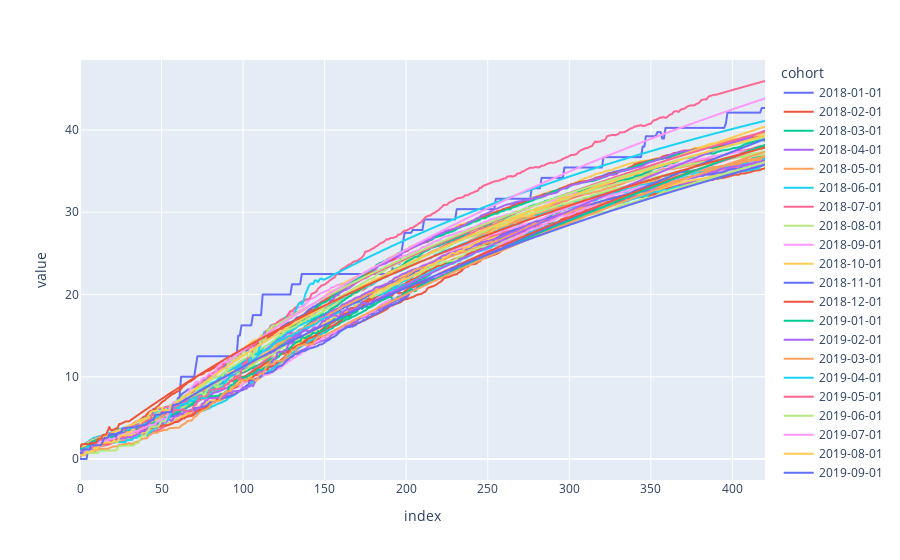

Notebook code for this chart:
### Code cell
fig_pred = px.line(data_frame=df_RR)
fig_pred.show()
#fig_pred.write_html("OnetimeToOnetime_RepurchaseSecondToThird_Predicted.html")

### Figure 1 — Plotly figure (JSON) as saved in the notebook; plotly's stock layout.template omitted (floating-point values rounded to 4 significant figures; data arrays with more than 128 entries replaced by an {"elided": "..."} marker saying what was removed)
{"data": [{"hovertemplate": "cohort=2018-01-01<br>index=%{x}<br>value=%{y}<extra></extra>", "legendgroup": "2018-01-01", "line": {"color": "#636efa", "dash": "solid"}, "marker": {"symbol": "circle"}, "mode": "lines", "name": "2018-01-01", "showlegend": true, "type": "scattergl", "x": {"elided": "421 int values"}, "xaxis": "x", "y": {"elided": "421 float values"}, "yaxis": "y"}, {"hovertemplate": "cohort=2018-02-01<br>index=%{x}<br>value=%{y}<extra></extra>", "legendgroup": "2018-02-01", "line": {"color": "#EF553B", "dash": "solid"}, "marker": {"symbol": "circle"}, "mode": "lines", "name": "2018-02-01", "showlegend": true, "type": "scattergl", "x": {"elided": "421 int values"}, "xaxis": "x", "y": {"elided": "421 float values"}, "yaxis": "y"}, {"hovertemplate": "cohort=2018-03-01<br>index=%{x}<br>value=%{y}<extra></extra>", "legendgroup": "2018-03-01", "line": {"color": "#00cc96", "dash": "solid"}, "marker": {"symbol": "circle"}, "mode": "lines", "name": "2018-03-01", "showlegend": true, "type": "scattergl", "x": {"elided": "421 int values"}, "xaxis": "x", "y": {"elided": "421 float values"}, "yaxis": "y"}, {"hovertemplate": "cohort=2018-04-01<br>index=%{x}<br>value=%{y}<extra></extra>", "legendgroup": "2018-04-01", "line": {"color": "#ab63fa", "dash": "solid"}, "marker": {"symbol": "circle"}, "mode": "lines", "name": "2018-04-01", "showlegend": true, "type": "scattergl", "x": {"elided": "421 int values"}, "xaxis": "x", "y": {"elided": "421 float values"}, "yaxis": "y"}, {"hovertemplate": "cohort=2018-05-01<br>index=%{x}<br>value=%{y}<extra></extra>", "legendgroup": "2018-05-01", "line": {"color": "#FFA15A", "dash": "solid"}, "marker": {"symbol": "circle"}, "mode": "lines", "name": "2018-05-01", "showlegend": true, "type": "scattergl", "x": {"elided": "421 int values"}, "xaxis": "x", "y": {"elided": "421 float values"}, "yaxis": "y"}, {"hovertemplate": "cohort=2018-06-01<br>index=%{x}<br>value=%{y}<extra></extra>", "legendgroup": "2018-06-01", "line": {"color": "#19d3f3", "dash": "solid"}, "marker": {"symbol": "circle"}, "mode": "lines", "name": "2018-06-01", "showlegend": true, "type": "scattergl", "x": {"elided": "421 int values"}, "xaxis": "x", "y": {"elided": "421 float values"}, "yaxis": "y"}, {"hovertemplate": "cohort=2018-07-01<br>index=%{x}<br>value=%{y}<extra></extra>", "legendgroup": "2018-07-01", "line": {"color": "#FF6692", "dash": "solid"}, "marker": {"symbol": "circle"}, "mode": "lines", "name": "2018-07-01", "showlegend": true, "type": "scattergl", "x": {"elided": "421 int values"}, "xaxis": "x", "y": {"elided": "421 float values"}, "yaxis": "y"}, {"hovertemplate": "cohort=2018-08-01<br>index=%{x}<br>value=%{y}<extra></extra>", "legendgroup": "2018-08-01", "line": {"color": "#B6E880", "dash": "solid"}, "marker": {"symbol": "circle"}, "mode": "lines", "name": "2018-08-01", "showlegend": true, "type": "scattergl", "x": {"elided": "421 int values"}, "xaxis": "x", "y": {"elided": "421 float values"}, "yaxis": "y"}, {"hovertemplate": "cohort=2018-09-01<br>index=%{x}<br>value=%{y}<extra></extra>", "legendgroup": "2018-09-01", "line": {"color": "#FF97FF", "dash": "solid"}, "marker": {"symbol": "circle"}, "mode": "lines", "name": "2018-09-01", "showlegend": true, "type": "scattergl", "x": {"elided": "421 int values"}, "xaxis": "x", "y": {"elided": "421 float values"}, "yaxis": "y"}, {"hovertemplate": "cohort=2018-10-01<br>index=%{x}<br>value=%{y}<extra></extra>", "legendgroup": "2018-10-01", "line": {"color": "#FECB52", "dash": "solid"}, "marker": {"symbol": "circle"}, "mode": "lines", "name": "2018-10-01", "showlegend": true, "type": "scattergl", "x": {"elided": "421 int values"}, "xaxis": "x", "y": {"elided": "421 float values"}, "yaxis": "y"}, {"hovertemplate": "cohort=2018-11-01<br>index=%{x}<br>value=%{y}<extra></extra>", "legendgroup": "2018-11-01", "line": {"color": "#636efa", "dash": "solid"}, "marker": {"symbol": "circle"}, "mode": "lines", "name": "2018-11-01", "showlegend": true, "type": "scattergl", "x": {"elided": "421 int values"}, "xaxis": "x", "y": {"elided": "421 float values"}, "yaxis": "y"}, {"hovertemplate": "cohort=2018-12-01<br>index=%{x}<br>value=%{y}<extra></extra>", "legendgroup": "2018-12-01", "line": {"color": "#EF553B", "dash": "solid"}, "marker": {"symbol": "circle"}, "mode": "lines", "name": "2018-12-01", "showlegend": true, "type": "scattergl", "x": {"elided": "421 int values"}, "xaxis": "x", "y": {"elided": "421 float values"}, "yaxis": "y"}, {"hovertemplate": "cohort=2019-01-01<br>index=%{x}<br>value=%{y}<extra></extra>", "legendgroup": "2019-01-01", "line": {"color": "#00cc96", "dash": "solid"}, "marker": {"symbol": "circle"}, "mode": "lines", "name": "2019-01-01", "showlegend": true, "type": "scattergl", "x": {"elided": "421 int values"}, "xaxis": "x", "y": {"elided": "421 float values"}, "yaxis": "y"}, {"hovertemplate": "cohort=2019-02-01<br>index=%{x}<br>value=%{y}<extra></extra>", "legendgroup": "2019-02-01", "line": {"color": "#ab63fa", "dash": "solid"}, "marker": {"symbol": "circle"}, "mode": "lines", "name": "2019-02-01", "showlegend": true, "type": "scattergl", "x": {"elided": "421 int values"}, "xaxis": "x", "y": {"elided": "421 float values"}, "yaxis": "y"}, {"hovertemplate": "cohort=2019-03-01<br>index=%{x}<br>value=%{y}<extra></extra>", "legendgroup": "2019-03-01", "line": {"color": "#FFA15A", "dash": "solid"}, "marker": {"symbol": "circle"}, "mode": "lines", "name": "2019-03-01", "showlegend": true, "type": "scattergl", "x": {"elided": "421 int values"}, "xaxis": "x", "y": {"elided": "421 float values"}, "yaxis": "y"}, {"hovertemplate": "cohort=2019-04-01<br>index=%{x}<br>value=%{y}<extra></extra>", "legendgroup": "2019-04-01", "line": {"color": "#19d3f3", "dash": "solid"}, "marker": {"symbol": "circle"}, "mode": "lines", "name": "2019-04-01", "showlegend": true, "type": "scattergl", "x": {"elided": "421 int values"}, "xaxis": "x", "y": {"elided": "421 float values"}, "yaxis": "y"}, {"hovertemplate": "cohort=2019-05-01<br>index=%{x}<br>value=%{y}<extra></extra>", "legendgroup": "2019-05-01", "line": {"color": "#FF6692", "dash": "solid"}, "marker": {"symbol": "circle"}, "mode": "lines", "name": "2019-05-01", "showlegend": true, "type": "scattergl", "x": {"elided": "421 int values"}, "xaxis": "x", "y": {"elided": "421 float values"}, "yaxis": "y"}, {"hovertemplate": "cohort=2019-06-01<br>index=%{x}<br>value=%{y}<extra></extra>", "legendgroup": "2019-06-01", "line": {"color": "#B6E880", "dash": "solid"}, "marker": {"symbol": "circle"}, "mode": "lines", "name": "2019-06-01", "showlegend": true, "type": "scattergl", "x": {"elided": "421 int values"}, "xaxis": "x", "y": {"elided": "421 float values"}, "yaxis": "y"}, {"hovertemplate": "cohort=2019-07-01<br>index=%{x}<br>value=%{y}<extra></extra>", "legendgroup": "2019-07-01", "line": {"color": "#FF97FF", "dash": "solid"}, "marker": {"symbol": "circle"}, "mode": "lines", "name": "2019-07-01", "showlegend": true, "type": "scattergl", "x": {"elided": "421 int values"}, "xaxis": "x", "y": {"elided": "421 float values"}, "yaxis": "y"}, {"hovertemplate": "cohort=2019-08-01<br>index=%{x}<br>value=%{y}<extra></extra>", "legendgroup": "2019-08-01", "line": {"color": "#FECB52", "dash": "solid"}, "marker": {"symbol": "circle"}, "mode": "lines", "name": "2019-08-01", "showlegend": true, "type": "scattergl", "x": {"elided": "421 int values"}, "xaxis": "x", "y": {"elided": "421 float values"}, "yaxis": "y"}, {"hovertemplate": "cohort=2019-09-01<br>index=%{x}<br>value=%{y}<extra></extra>", "legendgroup": "2019-09-01", "line": {"color": "#636efa", "dash": "solid"}, "marker": {"symbol": "circle"}, "mode": "lines", "name": "2019-09-01", "showlegend": true, "type": "scattergl", "x": {"elided": "421 int values"}, "xaxis": "x", "y": {"elided": "421 float values"}, "yaxis": "y"}, {"hovertemplate": "cohort=2019-10-01<br>index=%{x}<br>value=%{y}<extra></extra>", "legendgroup": "2019-10-01", "line": {"color": "#EF553B", "dash": "solid"}, "marker": {"symbol": "circle"}, "mode": "lines", "name": "2019-10-01", "showlegend": true, "type": "scattergl", "x": {"elided": "421 int values"}, "xaxis": "x", "y": {"elided": "421 float values"}, "yaxis": "y"}, {"hovertemplate": "cohort=2019-11-01<br>index=%{x}<br>value=%{y}<extra></extra>", "legendgroup": "2019-11-01", "line": {"color": "#00cc96", "dash": "solid"}, "marker": {"symbol": "circle"}, "mode": "lines", "name": "2019-11-01", "showlegend": true, "type": "scattergl", "x": {"elided": "421 int values"}, "xaxis": "x", "y": {"elided": "421 float values"}, "yaxis": "y"}, {"hovertemplate": "cohort=2019-12-01<br>index=%{x}<br>value=%{y}<extra></extra>", "legendgroup": "2019-12-01", "line": {"color": "#ab63fa", "dash": "solid"}, "marker": {"symbol": "circle"}, "mode": "lines", "name": "2019-12-01", "showlegend": true, "type": "scattergl", "x": {"elided": "421 int values"}, "xaxis": "x", "y": {"elided": "421 float values"}, "yaxis": "y"}, {"hovertemplate": "cohort=2020-01-01<br>index=%{x}<br>value=%{y}<extra></extra>", "legendgroup": "2020-01-01", "line": {"color": "#FFA15A", "dash": "solid"}, "marker": {"symbol": "circle"}, "mode": "lines", "name": "2020-01-01", "showlegend": true, "type": "scattergl", "x": {"elided": "421 int values"}, "xaxis": "x", "y": {"elided": "421 float values"}, "yaxis": "y"}, {"hovertemplate": "cohort=2020-02-01<br>index=%{x}<br>value=%{y}<extra></extra>", "legendgroup": "2020-02-01", "line": {"color": "#19d3f3", "dash": "solid"}, "marker": {"symbol": "circle"}, "mode": "lines", "name": "2020-02-01", "showlegend": true, "type": "scattergl", "x": {"elided": "421 int values"}, "xaxis": "x", "y": {"elided": "421 float values"}, "yaxis": "y"}, {"hovertemplate": "cohort=2020-03-01<br>index=%{x}<br>value=%{y}<extra></extra>", "legendgroup": "2020-03-01", "line": {"color": "#FF6692", "dash": "solid"}, "marker": {"symbol": "circle"}, "mode": "lines", "name": "2020-03-01", "showlegend": true, "type": "scattergl", "x": {"elided": "421 int values"}, "xaxis": "x", "y": {"elided": "421 float values"}, "yaxis": "y"}, {"hovertemplate": "cohort=2020-04-01<br>index=%{x}<br>value=%{y}<extra></extra>", "legendgroup": "2020-04-01", "line": {"color": "#B6E880", "dash": "solid"}, "marker": {"symbol": "circle"}, "mode": "lines", "name": "2020-04-01", "showlegend": true, "type": "scattergl", "x": {"elided": "421 int values"}, "xaxis": "x", "y": {"elided": "421 float values"}, "yaxis": "y"}, {"hovertemplate": "cohort=2020-05-01<br>index=%{x}<br>value=%{y}<extra></extra>", "legendgroup": "2020-05-01", "line": {"color": "#FF97FF", "dash": "solid"}, "marker": {"symbol": "circle"}, "mode": "lines", "name": "2020-05-01", "showlegend": true, "type": "scattergl", "x": {"elided": "421 int values"}, "xaxis": "x", "y": {"elided": "421 float values"}, "yaxis": "y"}, {"hovertemplate": "cohort=2020-06-01<br>index=%{x}<br>value=%{y}<extra></extra>", "legendgroup": "2020-06-01", "line": {"color": "#FECB52", "dash": "solid"}, "marker": {"symbol": "circle"}, "mode": "lines", "name": "2020-06-01", "showlegend": true, "type": "scattergl", "x": {"elided": "421 int values"}, "xaxis": "x", "y": {"elided": "421 float values"}, "yaxis": "y"}, {"hovertemplate": "cohort=2020-07-01<br>index=%{x}<br>value=%{y}<extra></extra>", "legendgroup": "2020-07-01", "line": {"color": "#636efa", "dash": "solid"}, "marker": {"symbol": "circle"}, "mode": "lines", "name": "2020-07-01", "showlegend": true, "type": "scattergl", "x": {"elided": "421 int values"}, "xaxis": "x", "y": {"elided": "421 float values"}, "yaxis": "y"}, {"hovertemplate": "cohort=2020-08-01<br>index=%{x}<br>value=%{y}<extra></extra>", "legendgroup": "2020-08-01", "line": {"color": "#EF553B", "dash": "solid"}, "marker": {"symbol": "circle"}, "mode": "lines", "name": "2020-08-01", "showlegend": true, "type": "scattergl", "x": {"elided": "421 int values"}, "xaxis": "x", "y": {"elided": "421 float values"}, "yaxis": "y"}, {"hovertemplate": "cohort=2020-09-01<br>index=%{x}<br>value=%{y}<extra></extra>", "legendgroup": "2020-09-01", "line": {"color": "#00cc96", "dash": "solid"}, "marker": {"symbol": "circle"}, "mode": "lines", "name": "2020-09-01", "showlegend": true, "type": "scattergl", "x": {"elided": "421 int values"}, "xaxis": "x", "y": {"elided": "421 float values"}, "yaxis": "y"}, {"hovertemplate": "cohort=2020-10-01<br>index=%{x}<br>value=%{y}<extra></extra>", "legendgroup": "2020-10-01", "line": {"color": "#ab63fa", "dash": "solid"}, "marker": {"symbol": "circle"}, "mode": "lines", "name": "2020-10-01", "showlegend": true, "type": "scattergl", "x": {"elided": "421 int values"}, "xaxis": "x", "y": {"elided": "421 float values"}, "yaxis": "y"}, {"hovertemplate": "cohort=2020-11-01<br>index=%{x}<br>value=%{y}<extra></extra>", "legendgroup": "2020-11-01", "line": {"color": "#FFA15A", "dash": "solid"}, "marker": {"symbol": "circle"}, "mode": "lines", "name": "2020-11-01", "showlegend": true, "type": "scattergl", "x": {"elided": "421 int values"}, "xaxis": "x", "y": {"elided": "421 float values"}, "yaxis": "y"}, {"hovertemplate": "cohort=2020-12-01<br>index=%{x}<br>value=%{y}<extra></extra>", "legendgroup": "2020-12-01", "line": {"color": "#19d3f3", "dash": "solid"}, "marker": {"symbol": "circle"}, "mode": "lines", "name": "2020-12-01", "showlegend": true, "type": "scattergl", "x": {"elided": "421 int values"}, "xaxis": "x", "y": {"elided": "421 float values"}, "yaxis": "y"}, {"hovertemplate": "cohort=2021-01-01<br>index=%{x}<br>value=%{y}<extra></extra>", "legendgroup": "2021-01-01", "line": {"color": "#FF6692", "dash": "solid"}, "marker": {"symbol": "circle"}, "mode": "lines", "name": "2021-01-01", "showlegend": true, "type": "scattergl", "x": {"elided": "421 int values"}, "xaxis": "x", "y": {"elided": "421 float values"}, "yaxis": "y"}, {"hovertemplate": "cohort=2021-02-01<br>index=%{x}<br>value=%{y}<extra></extra>", "legendgroup": "2021-02-01", "line": {"color": "#B6E880", "dash": "solid"}, "marker": {"symbol": "circle"}, "mode": "lines", "name": "2021-02-01", "showlegend": true, "type": "scattergl", "x": {"elided": "421 int values"}, "xaxis": "x", "y": {"elided": "421 float values"}, "yaxis": "y"}, {"hovertemplate": "cohort=2021-03-01<br>index=%{x}<br>value=%{y}<extra></extra>", "legendgroup": "2021-03-01", "line": {"color": "#FF97FF", "dash": "solid"}, "marker": {"symbol": "circle"}, "mode": "lines", "name": "2021-03-01", "showlegend": true, "type": "scattergl", "x": {"elided": "421 int values"}, "xaxis": "x", "y": {"elided": "421 float values"}, "yaxis": "y"}, {"hovertemplate": "cohort=2021-04-01<br>index=%{x}<br>value=%{y}<extra></extra>", "legendgroup": "2021-04-01", "line": {"color": "#FECB52", "dash": "solid"}, "marker": {"symbol": "circle"}, "mode": "lines", "name": "2021-04-01", "showlegend": true, "type": "scattergl", "x": {"elided": "421 int values"}, "xaxis": "x", "y": {"elided": "421 float values"}, "yaxis": "y"}, {"hovertemplate": "cohort=2021-05-01<br>index=%{x}<br>value=%{y}<extra></extra>", "legendgroup": "2021-05-01", "line": {"color": "#636efa", "dash": "solid"}, "marker": {"symbol": "circle"}, "mode": "lines", "name": "2021-05-01", "showlegend": true, "type": "scattergl", "x": {"elided": "421 int values"}, "xaxis": "x", "y": {"elided": "421 float values"}, "yaxis": "y"}, {"hovertemplate": "cohort=2021-06-01<br>index=%{x}<br>value=%{y}<extra></extra>", "legendgroup": "2021-06-01", "line": {"color": "#EF553B", "dash": "solid"}, "marker": {"symbol": "circle"}, "mode": "lines", "name": "2021-06-01", "showlegend": true, "type": "scattergl", "x": {"elided": "421 int values"}, "xaxis": "x", "y": {"elided": "421 float values"}, "yaxis": "y"}], "layout": {"legend": {"title": {"text": "cohort"}, "tracegroupgap": 0}, "margin": {"t": 60}, "xaxis": {"anchor": "y", "domain": [0, 1], "title": {"text": "index"}}, "yaxis": {"anchor": "x", "domain": [0, 1], "title": {"text": "value"}}}}
